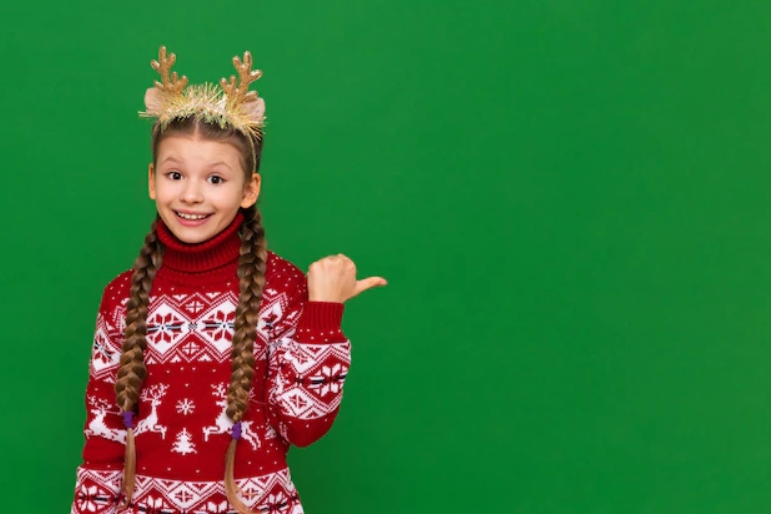
#> input picture DigitalImageProcess/dip_test5/code/green.png, 771 x 514 px
$ python task3.py
#> lines starting #> are read from the running program, lines starting #| are printed output that depends on the picture; after the words box and inside, x2 and y2 are one past the last pixel; in counts of white or black regions, pixels touching at a corner belong together
import cv2 as cv
import numpy as np

# 读取图片
img = cv.imread("./green.png")
#> img is the input picture: shape (514, 771, 3); mean B, G, R 55.5, 117.9, 46
bg = cv.imread("./tree.jpg")
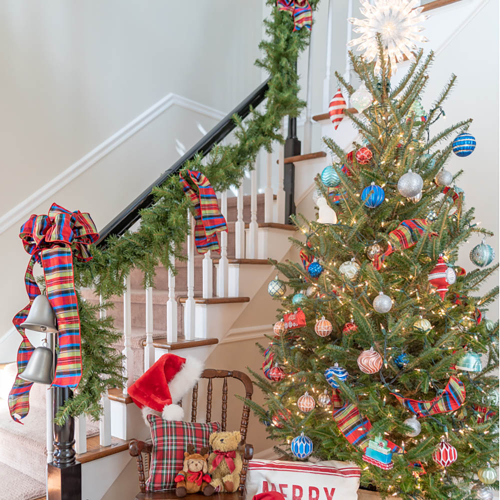
#> input picture DigitalImageProcess/dip_test5/code/tree.jpg, 1000 x 1000 px (shown at 1/2 size)
#> bg is the input picture: shape (1000, 1000, 3); mean B, G, R 134.8, 148.4, 160.2

# 将green转换为HSV颜色空间
hsv = cv.cvtColor(img, cv.COLOR_BGR2HSV)
#> hsv: shape (514, 771, 3); mean H, S, V 77.6, 210.4, 134.6

# 定义绿色的范围,三个值分别是H、S、V，表示色调、饱和度、亮度
lower_green = np.array([30, 100, 0])
upper_green = np.array([85, 255, 255])

# 创建掩膜，选择绿色背景
mask = cv.inRange(hsv, lower_green, upper_green)
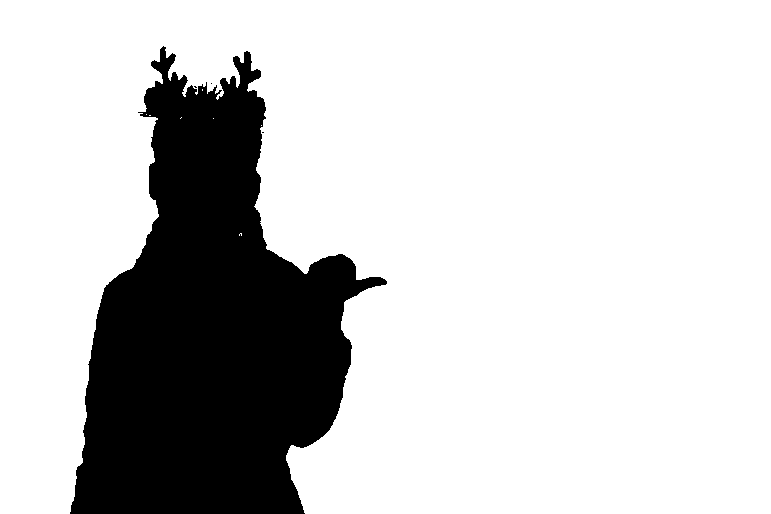
#> mask: shape (514, 771); 79.4% white; 4 black regions (3 under 20 px), largest, box (x1, y1, x2, y2) and area: (70, 46, 387, 514) 81676

# 反转掩膜,选择人物
mask_inv = cv.bitwise_not(mask)

# 使用掩膜将人物从green中抠出
person = cv.bitwise_and(img, img, mask=mask_inv)
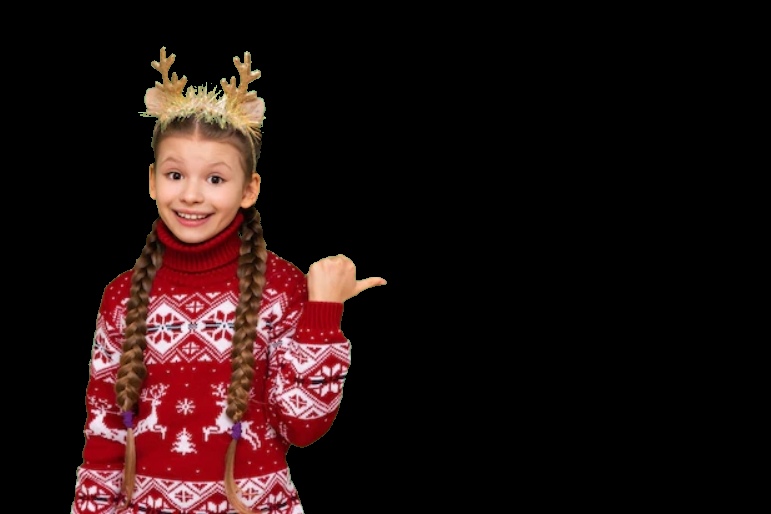
#> person: shape (514, 771, 3); mean B, G, R 16, 16.7, 33.4

# 将tree调整为与green相同大小，宽、高
bg_resized = cv.resize(bg, (img.shape[1], img.shape[0]))
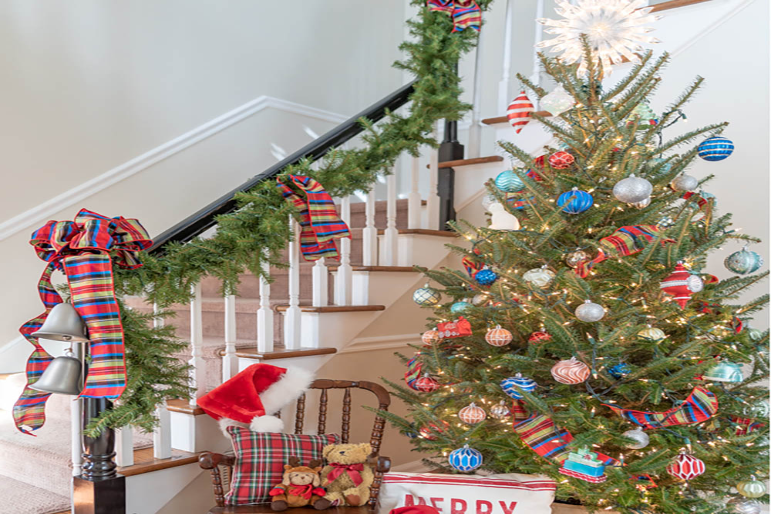
#> bg_resized: shape (514, 771, 3); mean B, G, R 134.7, 148.3, 160.1

# 使用掩膜将背景从tree中抠出
bg_masked = cv.bitwise_and(bg_resized, bg_resized, mask=mask)
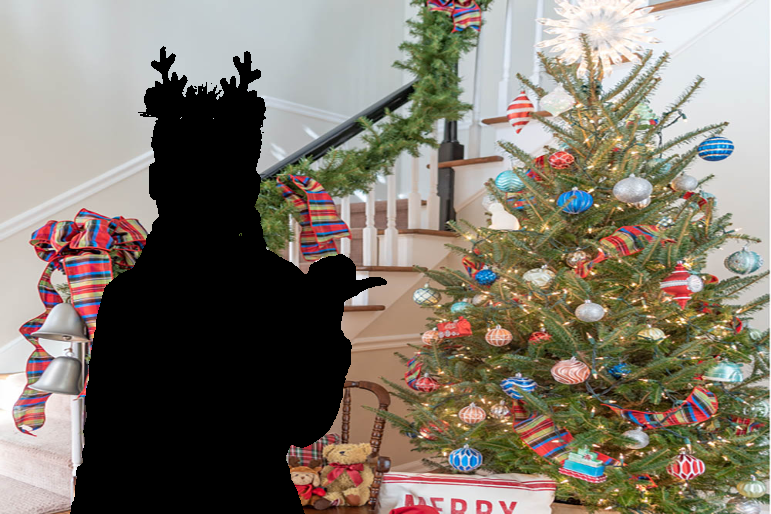
#> bg_masked: shape (514, 771, 3); mean B, G, R 108.7, 120.2, 128

result = cv.add(person, bg_masked)
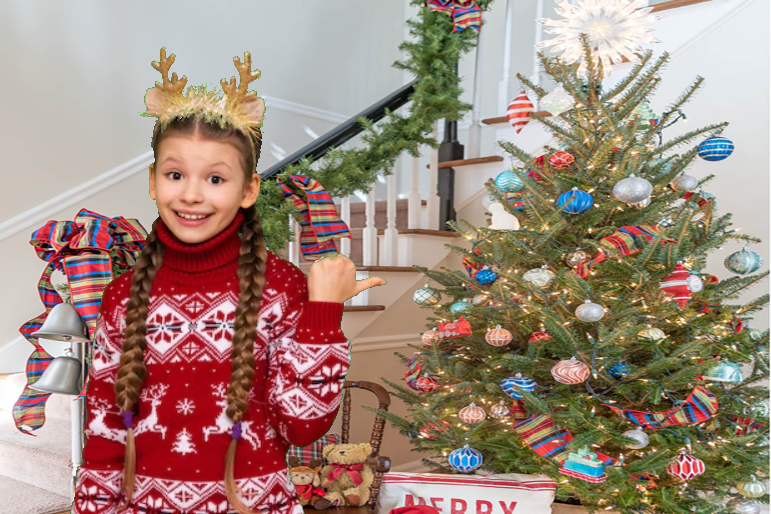
#> result: shape (514, 771, 3); mean B, G, R 124.7, 136.8, 161.4

cv.imwrite("task3.jpg", result)
cv.imshow("result", result)
cv.waitKey(0)
cv.destroyAllWindows()
